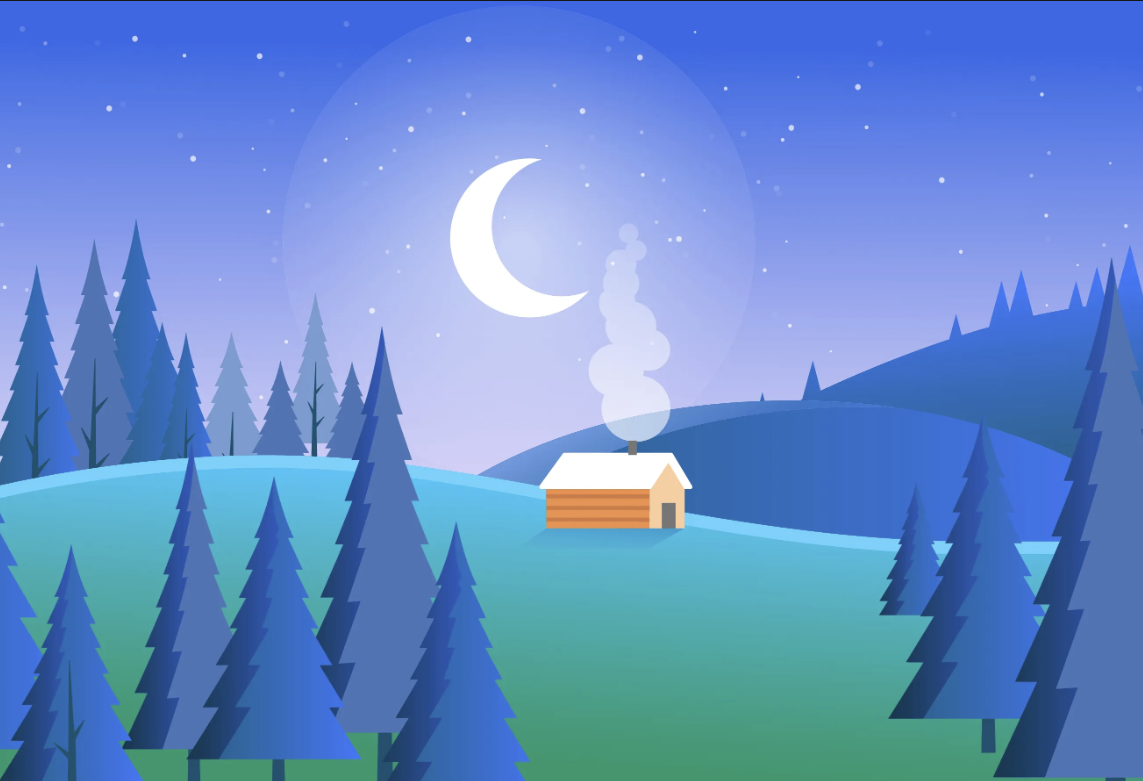
#> input picture test.jpg, 1143 x 781 px
$ python 'rgb-to-greyscale(1).py'
#> lines starting #> are read from the running program, lines starting #| are printed output that depends on the picture
from matplotlib import pyplot as plt
import matplotlib.image as mpimg

img = mpimg.imread('test.jpg')
#> img is the input picture: shape (781, 1143, 4) float32; mean R, G, B, A 0.395, 0.55, 0.796, 1

R, G, B = img[:,:,0], img[:,:,1], img[:,:,2]
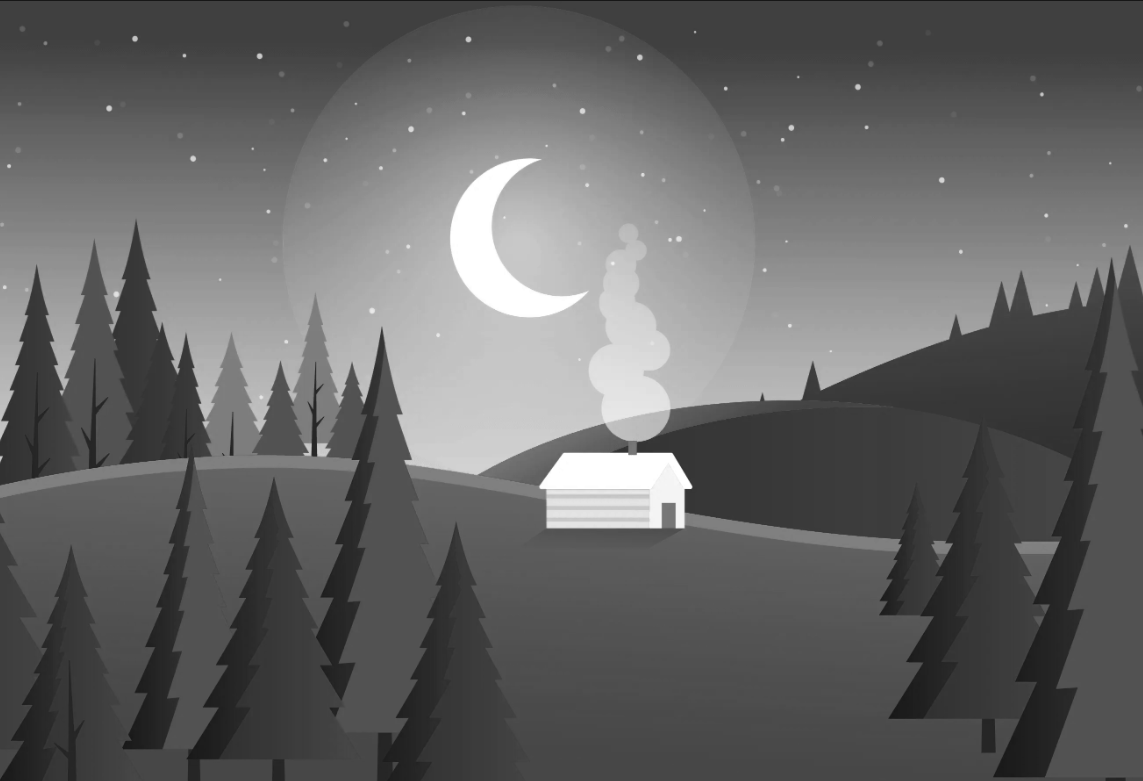
#> R: shape (781, 1143) float32; min 0.0902, max 1, mean 0.395
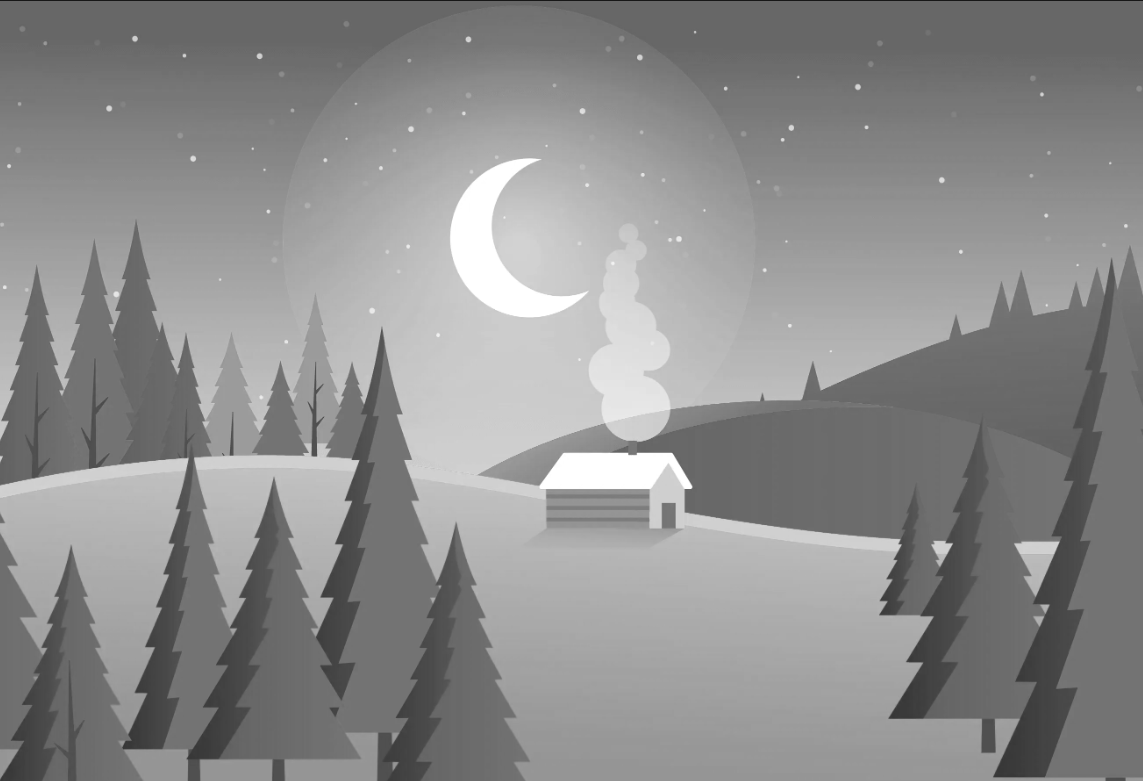
#> G: shape (781, 1143) float32; min 0.0902, max 1, mean 0.551
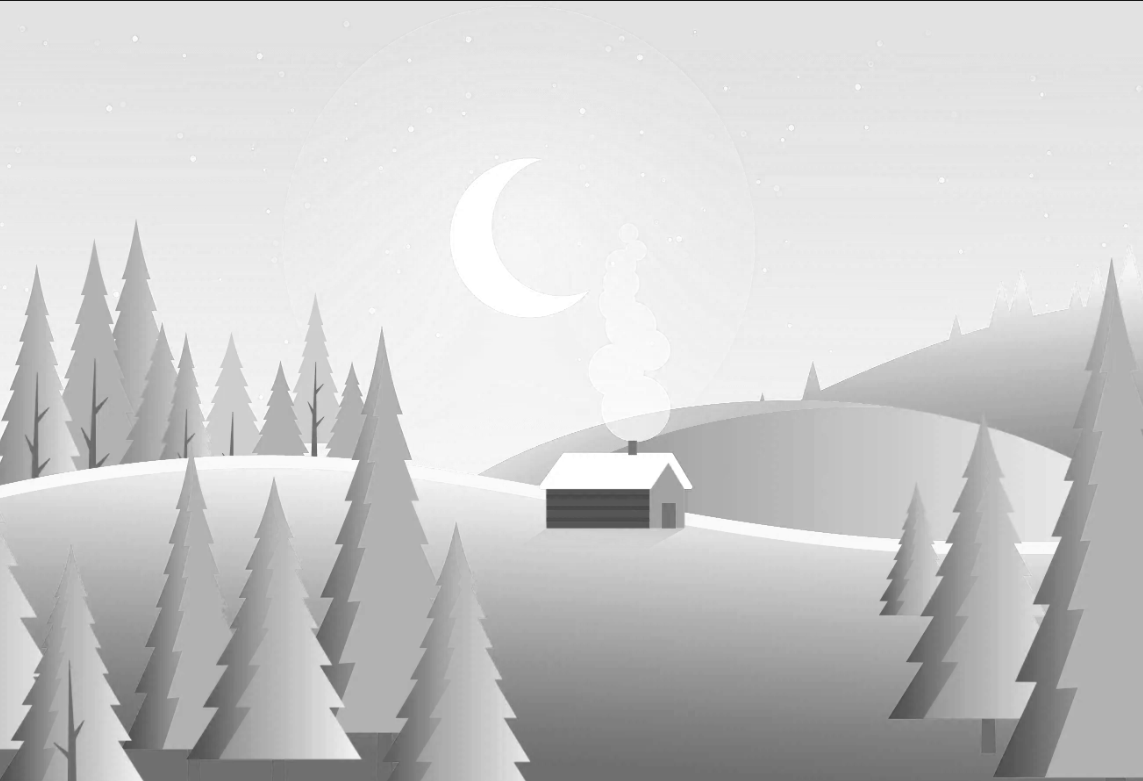
#> B: shape (781, 1143) float32; min 0.0902, max 1, mean 0.797
imgGray = 0.2989 * R + 0.5870 * G + 0.1140 * B
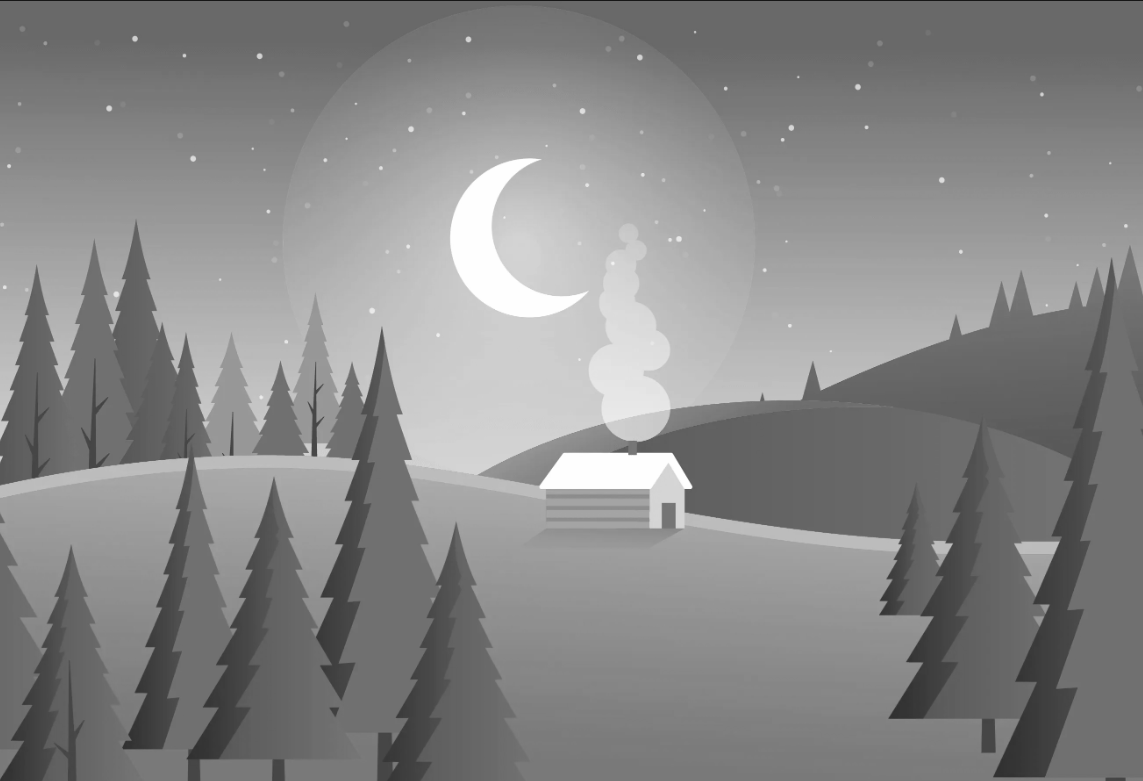
#> imgGray: shape (781, 1143) float32; min 0.0902, max 1, mean 0.532
plt.imshow(imgGray, cmap='gray')
plt.show()
